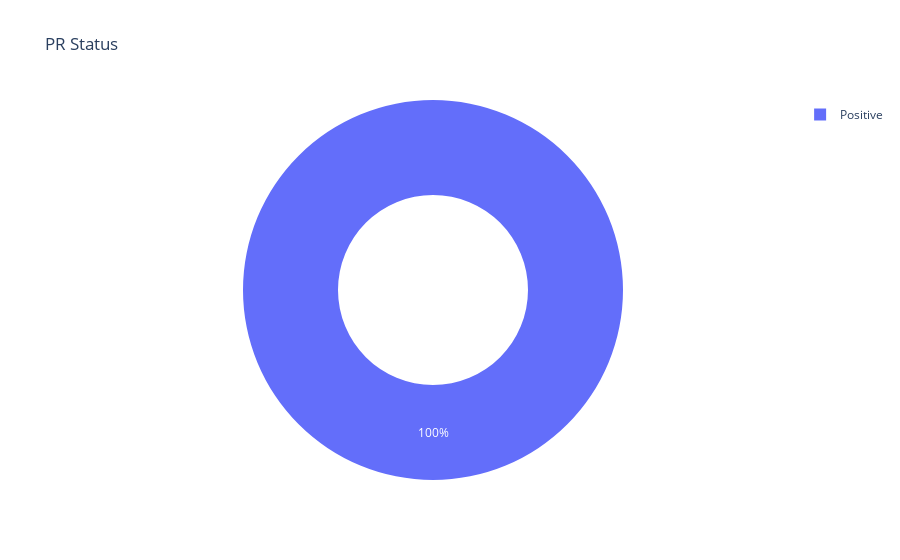

Write notebook code for a chart like this one.
### Code cell
histology = df['PR status'].value_counts()
transactions = histology.index
quantity = histology.values

figure = px.pie(df,
                values=quantity,
                names=transactions, hole=0.5,
                title="PR Status")
figure.show()

### Figure 1 — Plotly figure (JSON) as saved in the notebook; plotly's stock layout.template omitted (floating-point values rounded to 4 significant figures)
{"data": [{"domain": {"x": [0, 1], "y": [0, 1]}, "hole": 0.5, "hovertemplate": "label=%{label}<br>value=%{value}<extra></extra>", "labels": ["Positive"], "legendgroup": "", "name": "", "showlegend": true, "type": "pie", "values": [317]}], "layout": {"legend": {"tracegroupgap": 0}, "title": {"text": "PR Status"}}}
